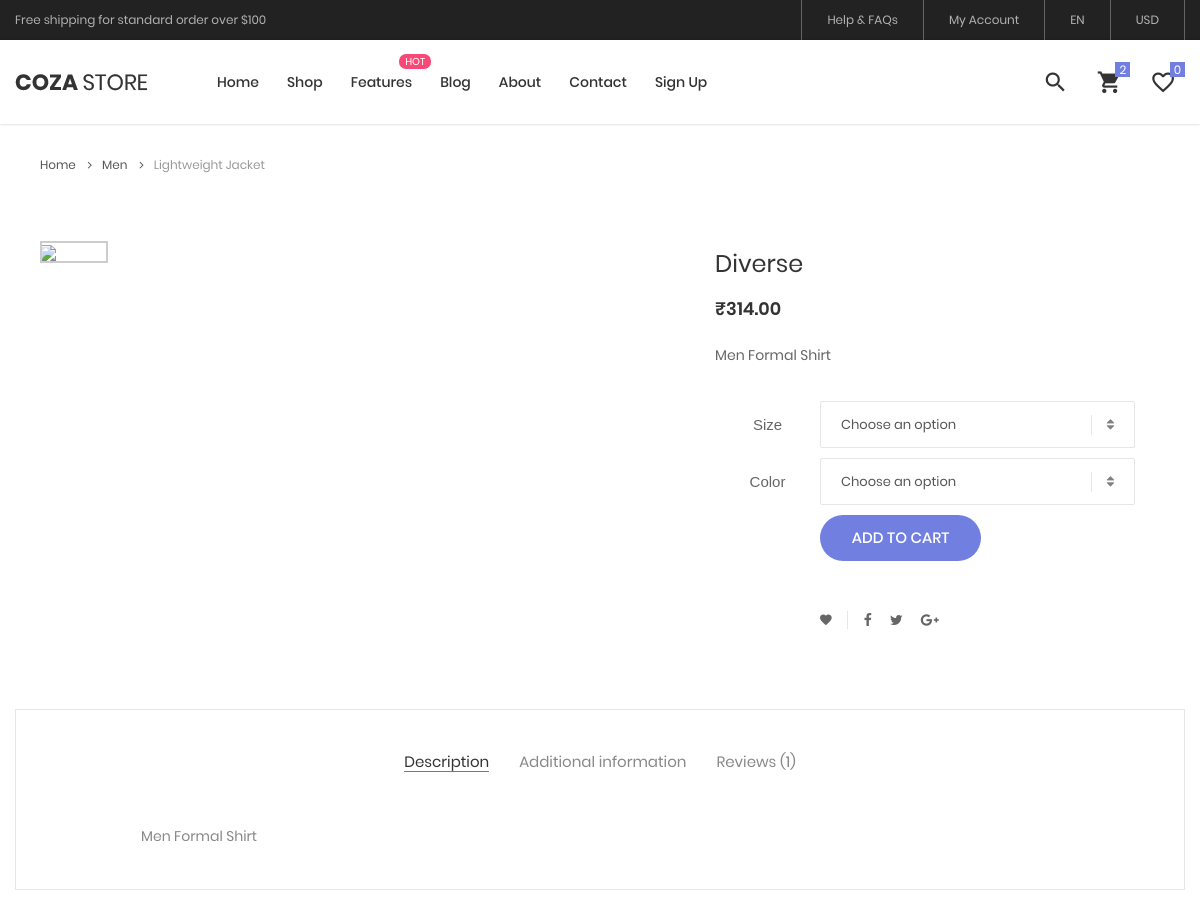
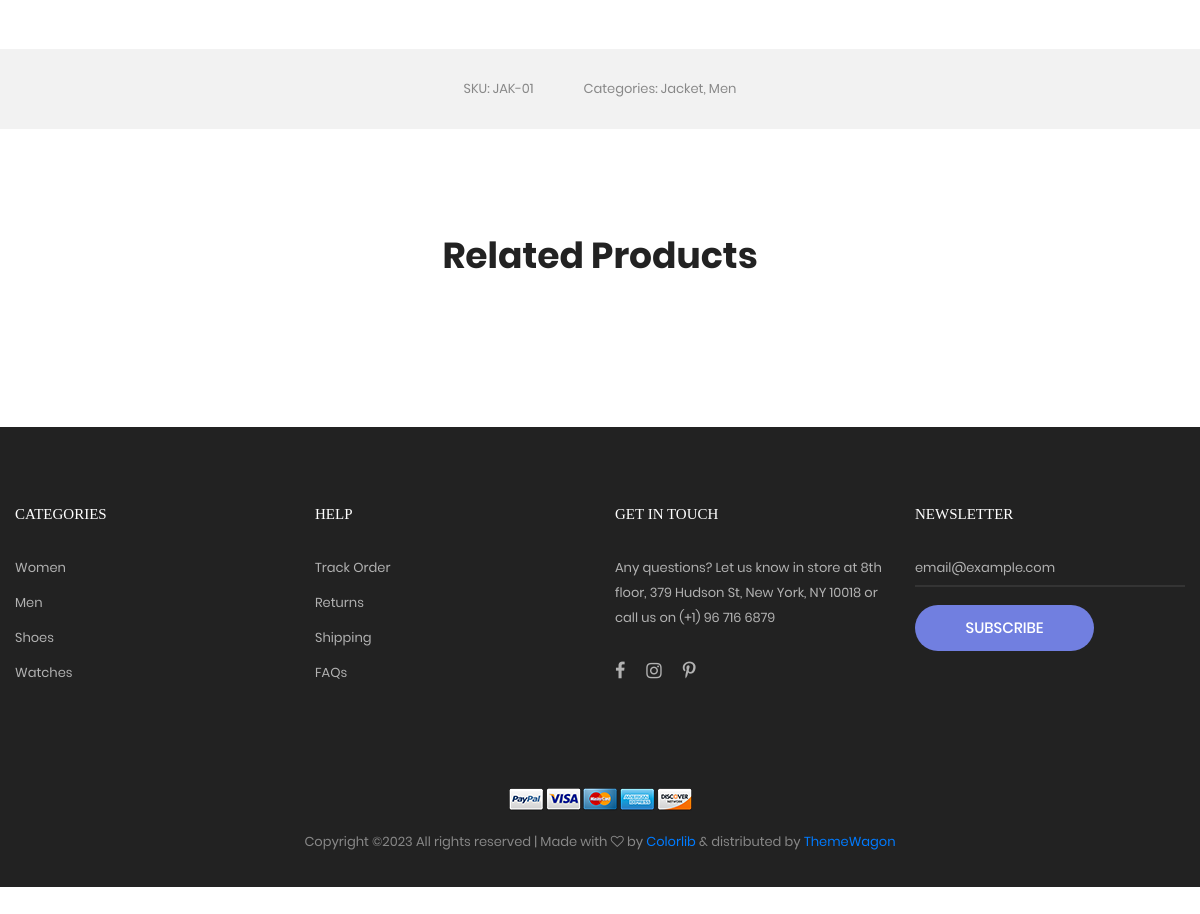
Page /products/diverse/ on the committed database (2 pictures, top to bottom).
### ecommerceapp/models.py (models this page shows, shortened)
class Products(models.Model):
    title=models.CharField(max_length=150,verbose_name="Product title")
    slug=models.SlugField(max_length=150,verbose_name="Product slug")
    description=models.TextField(blank=True,verbose_name="Product description")
    product_image=models.ImageField(upload_to="product",blank=True,null=True,verbose_name="Product image")
    product_stock=models.PositiveIntegerField()
    price=models.DecimalField(max_digits=8,decimal_places=2)
    category=models.ForeignKey(Category, verbose_name="product categoy",on_delete=models.CASCADE)
    is_active=models.BooleanField(verbose_name="Is active")
    is_featured=models.BooleanField(verbose_name="Is featured")

### ecommerceapp/views.py (the view)
# urls.py: path('products/<slug:slug>/',views.productdetail_function,name='productdetail'),
def productdetail_function(request,slug):
    products=get_object_or_404(Products,slug=slug)
    related_img=Relatedimage.objects.filter(products=products.id)
    context={'products':products,'related_img':related_img}
    return render(request,'product-detail.html',context)

### templates/product-detail.html (shortened to what this page needs)
{% load static %}
<!DOCTYPE html>
<html lang="en">
<head>
	<link rel="stylesheet" type="text/css" href="{% static 'vendor/bootstrap/css/bootstrap.min.css' %}">
	<link rel="stylesheet" type="text/css" href="{% static 'fonts/font-awesome-4.7.0/css/font-awesome.min.css' %}">
	<link rel="stylesheet" type="text/css" href="{% static 'fonts/iconic/css/material-design-iconic-font.min.css' %}">
	<link rel="stylesheet" type="text/css" href="{% static 'fonts/linearicons-v1.0.0/icon-font.min.css' %}">
	<link rel="stylesheet" type="text/css" href="{% static 'vendor/animate/animate.css' %}">
	<link rel="stylesheet" type="text/css" href="{% static 'vendor/css-hamburgers/hamburgers.min.css' %}">
	<link rel="stylesheet" type="text/css" href="{% static 'vendor/animsition/css/animsition.min.css' %}">
	<link rel="stylesheet" type="text/css" href="{% static 'vendor/select2/select2.min.css' %}">
	<link rel="stylesheet" type="text/css" href="{% static 'vendor/daterangepicker/daterangepicker.css' %}">
	<link rel="stylesheet" type="text/css" href="{% static 'vendor/slick/slick.css' %}">
	<link rel="stylesheet" type="text/css" href="{% static 'vendor/MagnificPopup/magnific-popup.css' %}">
	<link rel="stylesheet" type="text/css" href="{% static 'vendor/perfect-scrollbar/perfect-scrollbar.css' %}">
	<link rel="stylesheet" type="text/css" href="{% static 'css/util.css' %}">
	<link rel="stylesheet" type="text/css" href="{% static 'css/main.css' %}">
</head>
<body class="animsition">
	<header class="header-v4">
		<div class="container-menu-desktop">
			<div class="top-bar">
				<div class="content-topbar flex-sb-m h-full container">
					<div class="left-top-bar">
						Free shipping for standard order over $100
					</div>
					<div class="right-top-bar flex-w h-full">
						<a href="#" class="flex-c-m trans-04 p-lr-25">
							Help & FAQs
						</a>
						<a href="#" class="flex-c-m trans-04 p-lr-25">
							My Account
						</a>
						<a href="#" class="flex-c-m trans-04 p-lr-25">
							EN
						</a>
						<a href="#" class="flex-c-m trans-04 p-lr-25">
							USD
						</a>
					</div>
				</div>
			</div>
			<div class="wrap-menu-desktop how-shadow1">
				<nav class="limiter-menu-desktop container">
					<a href="#" class="logo">
						<img src="{% static 'images/icons/logo-01.png' %}" alt="IMG-LOGO">
					</a>
					<div class="menu-desktop">
						<ul class="main-menu">
							<li>
								<a href="{% url 'home' %}">Home</a>
							</li>
							<li>
								<a href="{% url 'category' %}">Shop</a>
							</li>
							<li class="label1" data-label1="hot">
								<a href="{% url 'shoppingcart' %}">Features</a>
							</li>
							<li>
								<a href="{% url 'blog' %}">Blog</a>
							</li>
							<li>
								<a href="{% url 'about' %}">About</a>
							</li>
							<li>
								<a href="{% url 'contact' %}">Contact</a>
							</li>
							<li>
								<a href="{% url 'signup' %}">Sign Up</a>
							</li>
						</ul>
					</div>
					<div class="wrap-icon-header flex-w flex-r-m">
						<div class="icon-header-item cl2 hov-cl1 trans-04 p-l-22 p-r-11 js-show-modal-search">
							<i class="zmdi zmdi-search"></i>
						</div>
						<div class="icon-header-item cl2 hov-cl1 trans-04 p-l-22 p-r-11 icon-header-noti js-show-cart" data-notify="2">
							<i class="zmdi zmdi-shopping-cart"></i>
						</div>
						<a href="#" class="icon-header-item cl2 hov-cl1 trans-04 p-l-22 p-r-11 icon-header-noti" data-notify="0">
							<i class="zmdi zmdi-favorite-outline"></i>
						</a>
					</div>
				</nav>
			</div>
		</div>
	</header>
	<div class="container">
		<div class="bread-crumb flex-w p-l-25 p-r-15 p-t-30 p-lr-0-lg">
			<a href="{% url 'home' %}" class="stext-109 cl8 hov-cl1 trans-04">
				Home
				<i class="fa fa-angle-right m-l-9 m-r-10" aria-hidden="true"></i>
			</a>
			<a href="{% url 'category' %}" class="stext-109 cl8 hov-cl1 trans-04">
				Men
				<i class="fa fa-angle-right m-l-9 m-r-10" aria-hidden="true"></i>
			</a>
			<span class="stext-109 cl4">
				Lightweight Jacket
			</span>
		</div>
	</div>
	<section class="sec-product-detail bg0 p-t-65 p-b-60">
		<div class="container">
			<div class="row">
				<div class="col-md-6 col-lg-7 p-b-30">
					<div class="p-l-25 p-r-30 p-lr-0-lg">
						<div class="wrap-slick3 flex-sb flex-w">
							<div class="wrap-slick3-dots"></div>
							<div class="slick3 gallery-lb">
							</div>
						</div>
					</div>
				</div>
				<div class="col-md-6 col-lg-5 p-b-30">
					<div class="p-r-50 p-t-5 p-lr-0-lg">
						<h4 class="mtext-105 cl2 js-name-detail p-b-14">
							{{products.title}}
						</h4>
						<span class="mtext-106 cl2">
							₹{{products.price}}
						</span>
						<p class="stext-102 cl3 p-t-23">
							{{products.description}}
						</p>
						<div class="p-t-33">
							<div class="flex-w flex-r-m p-b-10">
								<div class="size-203 flex-c-m respon6">
									Size
								</div>
								<div class="size-204 respon6-next">
									<div class="rs1-select2 bor8 bg0">
									</div>
								</div>
							</div>
							<div class="flex-w flex-r-m p-b-10">
								<div class="size-203 flex-c-m respon6">
									Color
								</div>
								<div class="size-204 respon6-next">
									<div class="rs1-select2 bor8 bg0">
									</div>
								</div>
							</div>
							<div class="flex-w flex-r-m p-b-10">
								<div class="size-204 flex-w flex-m respon6-next">
									<form action="{% url 'add_to_cart' %}">
									<button class="flex-c-m stext-101 cl0 size-101 bg1 bor1 hov-btn1 p-lr-15 trans-04 js-addcart-detail" type="submit">
										Add to cart
									</button>
									</form>
								</div>
							</div>
						</div>
						<div class="flex-w flex-m p-l-100 p-t-40 respon7">
							<div class="flex-m bor9 p-r-10 m-r-11">
								<a href="#" class="fs-14 cl3 hov-cl1 trans-04 lh-10 p-lr-5 p-tb-2 js-addwish-detail tooltip100" data-tooltip="Add to Wishlist">
									<i class="zmdi zmdi-favorite"></i>
								</a>
							</div>
							<a href="#" class="fs-14 cl3 hov-cl1 trans-04 lh-10 p-lr-5 p-tb-2 m-r-8 tooltip100" data-tooltip="Facebook">
								<i class="fa fa-facebook"></i>
							</a>
							<a href="#" class="fs-14 cl3 hov-cl1 trans-04 lh-10 p-lr-5 p-tb-2 m-r-8 tooltip100" data-tooltip="Twitter">
								<i class="fa fa-twitter"></i>
							</a>
							<a href="#" class="fs-14 cl3 hov-cl1 trans-04 lh-10 p-lr-5 p-tb-2 m-r-8 tooltip100" data-tooltip="Google Plus">
								<i class="fa fa-google-plus"></i>
							</a>
						</div>
					</div>
				</div>
			</div>
			<div class="bor10 m-t-50 p-t-43 p-b-40">
				<div class="tab01">
					<ul class="nav nav-tabs" role="tablist">
						<li class="nav-item p-b-10">
							<a class="nav-link active" data-toggle="tab" href="#description" role="tab">Description</a>
						</li>
						<li class="nav-item p-b-10">
							<a class="nav-link" data-toggle="tab" href="#information" role="tab">Additional information</a>
						</li>
						<li class="nav-item p-b-10">
							<a class="nav-link" data-toggle="tab" href="#reviews" role="tab">Reviews (1)</a>
						</li>
					</ul>
					<div class="tab-content p-t-43">
						<div class="tab-pane fade show active" id="description" role="tabpanel">
							<div class="how-pos2 p-lr-15-md">
								<p class="stext-102 cl6">
									{{products.description}}
								</p>
							</div>
						</div>
					</div>
				</div>
			</div>
		</div>
		<div class="bg6 flex-c-m flex-w size-302 m-t-73 p-tb-15">
			<span class="stext-107 cl6 p-lr-25">
				SKU: JAK-01
			</span>
			<span class="stext-107 cl6 p-lr-25">
				Categories: Jacket, Men
			</span>
		</div>
	</section>
	<section class="sec-relate-product bg0 p-t-45 p-b-105">
		<div class="container">
			<div class="p-b-45">
				<h3 class="ltext-106 cl5 txt-center">
					Related Products
				</h3>
			</div>
		</div>
	</section>
	<footer class="bg3 p-t-75 p-b-32">
		<div class="container">
			<div class="row">
				<div class="col-sm-6 col-lg-3 p-b-50">
					<h4 class="stext-301 cl0 p-b-30">
						Categories
					</h4>
					<ul>
						<li class="p-b-10">
							<a href="#" class="stext-107 cl7 hov-cl1 trans-04">
								Women
							</a>
						</li>
						<li class="p-b-10">
							<a href="#" class="stext-107 cl7 hov-cl1 trans-04">
								Men
							</a>
						</li>
						<li class="p-b-10">
							<a href="#" class="stext-107 cl7 hov-cl1 trans-04">
								Shoes
							</a>
						</li>
						<li class="p-b-10">
							<a href="#" class="stext-107 cl7 hov-cl1 trans-04">
								Watches
							</a>
						</li>
					</ul>
				</div>
				<div class="col-sm-6 col-lg-3 p-b-50">
					<h4 class="stext-301 cl0 p-b-30">
						Help
					</h4>
					<ul>
						<li class="p-b-10">
							<a href="#" class="stext-107 cl7 hov-cl1 trans-04">
								Track Order
							</a>
						</li>
						<li class="p-b-10">
							<a href="#" class="stext-107 cl7 hov-cl1 trans-04">
								Returns
							</a>
						</li>
						<li class="p-b-10">
							<a href="#" class="stext-107 cl7 hov-cl1 trans-04">
								Shipping
							</a>
						</li>
						<li class="p-b-10">
							<a href="#" class="stext-107 cl7 hov-cl1 trans-04">
								FAQs
							</a>
						</li>
					</ul>
				</div>
				<div class="col-sm-6 col-lg-3 p-b-50">
					<h4 class="stext-301 cl0 p-b-30">
						GET IN TOUCH
					</h4>
					<p class="stext-107 cl7 size-201">
						Any questions? Let us know in store at 8th floor, 379 Hudson St, New York, NY 10018 or call us on (+1) 96 716 6879
					</p>
					<div class="p-t-27">
						<a href="#" class="fs-18 cl7 hov-cl1 trans-04 m-r-16">
							<i class="fa fa-facebook"></i>
						</a>
						<a href="#" class="fs-18 cl7 hov-cl1 trans-04 m-r-16">
							<i class="fa fa-instagram"></i>
						</a>
						<a href="#" class="fs-18 cl7 hov-cl1 trans-04 m-r-16">
							<i class="fa fa-pinterest-p"></i>
						</a>
					</div>
				</div>
				<div class="col-sm-6 col-lg-3 p-b-50">
					<h4 class="stext-301 cl0 p-b-30">
						Newsletter
					</h4>
					<form>
						<div class="wrap-input1 w-full p-b-4">
							<input class="input1 bg-none plh1 stext-107 cl7" type="text" name="email" placeholder="email@example.com">
						</div>
						<div class="p-t-18">
							<button class="flex-c-m stext-101 cl0 size-103 bg1 bor1 hov-btn2 p-lr-15 trans-04">
								Subscribe
							</button>
						</div>
					</form>
				</div>
			</div>
			<div class="p-t-40">
				<div class="flex-c-m flex-w p-b-18">
					<a href="#" class="m-all-1">
						<img src="{% static 'images/icons/icon-pay-01.png' %}" alt="ICON-PAY">
					</a>
					<a href="#" class="m-all-1">
						<img src="{% static 'images/icons/icon-pay-02.png' %}" alt="ICON-PAY">
					</a>
					<a href="#" class="m-all-1">
						<img src="{% static 'images/icons/icon-pay-03.png' %}" alt="ICON-PAY">
					</a>
					<a href="#" class="m-all-1">
						<img src="{% static 'images/icons/icon-pay-04.png' %}" alt="ICON-PAY">
					</a>
					<a href="#" class="m-all-1">
						<img src="{% static 'images/icons/icon-pay-05.png' %}" alt="ICON-PAY">
					</a>
				</div>
				<p class="stext-107 cl6 txt-center">
Copyright &copy;<script>document.write(new Date().getFullYear());</script> All rights reserved | Made with <i class="fa fa-heart-o" aria-hidden="true"></i> by <a href="https://colorlib.com" target="_blank">Colorlib</a> &amp; distributed by <a href="https://themewagon.com" target="_blank">ThemeWagon</a>
				</p>
			</div>
		</div>
	</footer>
</body>
</html>

### rows in the picture
Products: title "Diverse", price "314.00", description "Men Formal Shirt"
